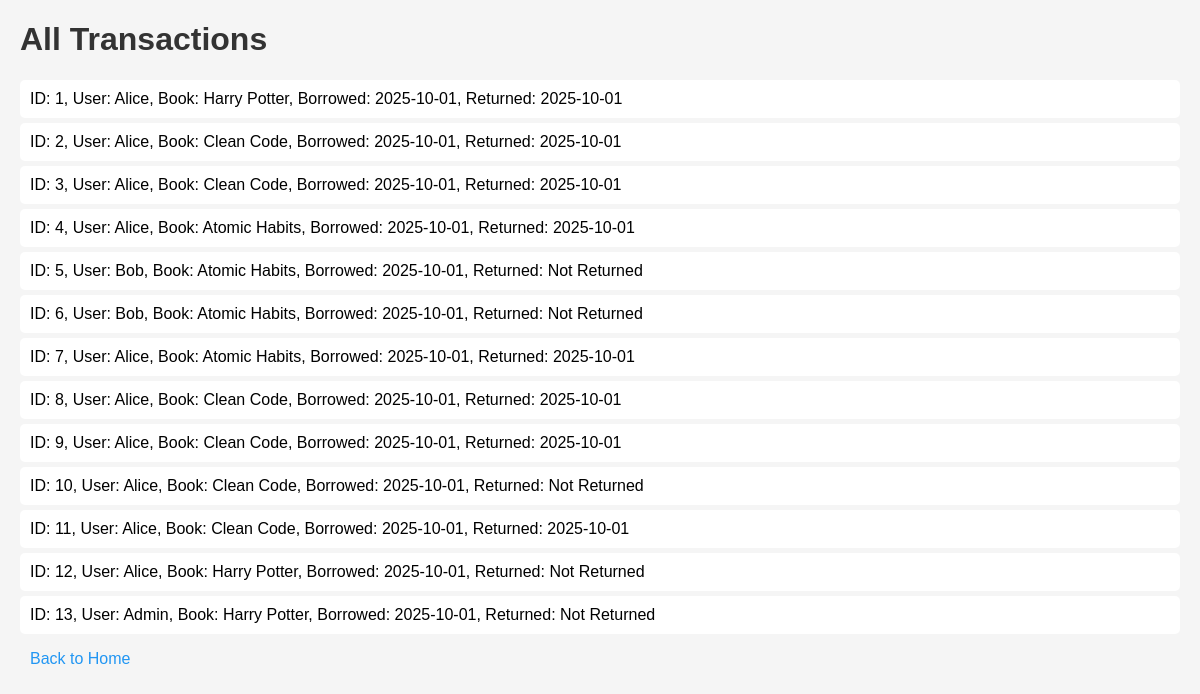
Screenshot of /admin/transactions (signed in) with the database file from the repository.
### tables this page shows
CREATE TABLE transactions (
    id INTEGER PRIMARY KEY AUTOINCREMENT,
    user_id INTEGER,
    book_id INTEGER,
    borrow_date TEXT,
    return_date TEXT,
    FOREIGN KEY(user_id) REFERENCES users(id),
    FOREIGN KEY(book_id) REFERENCES books(id)
);

CREATE TABLE users (
    id INTEGER PRIMARY KEY AUTOINCREMENT,
    name TEXT,
    role TEXT,
    email TEXT
);

CREATE TABLE books (
    id INTEGER PRIMARY KEY AUTOINCREMENT,
    title TEXT,
    author TEXT,
    copies INTEGER,
    genre TEXT
);

### app.py (the view)
@app.route('/admin/transactions')
def all_transactions():
    if not is_admin():
        return "Access denied!"
    conn = sqlite3.connect('library.db')
    cursor = conn.cursor()
    cursor.execute('''
        SELECT t.id, u.name, b.title, t.borrow_date, t.return_date
        FROM transactions t
        JOIN users u ON t.user_id = u.id
        JOIN books b ON t.book_id = b.id
    ''')
    transactions = cursor.fetchall()
    conn.close()
    return render_template('transactions.html', transactions=transactions)

### app.py (called while the page is built)
def get_current_user():
    return session.get('user_id')

def is_admin():
    user_id = get_current_user()
    if not user_id:
        return False
    conn = sqlite3.connect('library.db')
    cursor = conn.cursor()
    cursor.execute("SELECT role FROM users WHERE id=?", (user_id,))
    role = cursor.fetchone()[0]
    conn.close()
    return role == "admin"

@app.context_processor
def inject_helpers():
    return dict(is_admin=is_admin, session=session)

### templates/transactions.html (shortened to what this page needs)
<!DOCTYPE html>
<html>
<head>
    <link rel="stylesheet" href="{{ url_for('static', filename='style.css') }}">
</head>
<body>
    <h1>All Transactions</h1>
    <ul>
        {% for t in transactions %}
        <li>
            ID: {{ t[0] }}, User: {{ t[1] }}, Book: {{ t[2] }}, Borrowed: {{ t[3] }}, Returned: {{ t[4] if t[4] else "Not Returned" }}
        </li>
        {% endfor %}
    </ul>
    <a href="/">Back to Home</a>
</body>
</html>

### static/style.css (style rules this page uses)
body { font-family: Arial, sans-serif; margin: 20px; background-color: #f5f5f5; }
h1 { color: #333; }
ul { list-style-type: none; padding: 0; }
li { background: #fff; margin: 5px 0; padding: 10px; border-radius: 5px; }
a { margin-left: 10px; text-decoration: none; color: #2196F3; }

### rows the page displays
transactions: id "1", name "Alice", title "Harry Potter", borrow_date "2025-10-01", return_date "2025-10-01"
transactions: id "2", name "Alice", title "Clean Code", borrow_date "2025-10-01", return_date "2025-10-01"
transactions: id "3", name "Alice", title "Clean Code", borrow_date "2025-10-01", return_date "2025-10-01"
transactions: id "4", name "Alice", title "Atomic Habits", borrow_date "2025-10-01", return_date "2025-10-01"
transactions: id "5", name "Bob", title "Atomic Habits", borrow_date "2025-10-01", t "Not Returned"
transactions: id "6", name "Bob", title "Atomic Habits", borrow_date "2025-10-01", t "Not Returned"
transactions: id "7", name "Alice", title "Atomic Habits", borrow_date "2025-10-01", return_date "2025-10-01"
transactions: id "8", name "Alice", title "Clean Code", borrow_date "2025-10-01", return_date "2025-10-01"
transactions: id "9", name "Alice", title "Clean Code", borrow_date "2025-10-01", return_date "2025-10-01"
transactions: id "10", name "Alice", title "Clean Code", borrow_date "2025-10-01", t "Not Returned"
transactions: id "11", name "Alice", title "Clean Code", borrow_date "2025-10-01", return_date "2025-10-01"
transactions: id "12", name "Alice", title "Harry Potter", borrow_date "2025-10-01", t "Not Returned"
transactions: id "13", name "Admin", title "Harry Potter", borrow_date "2025-10-01", t "Not Returned"
